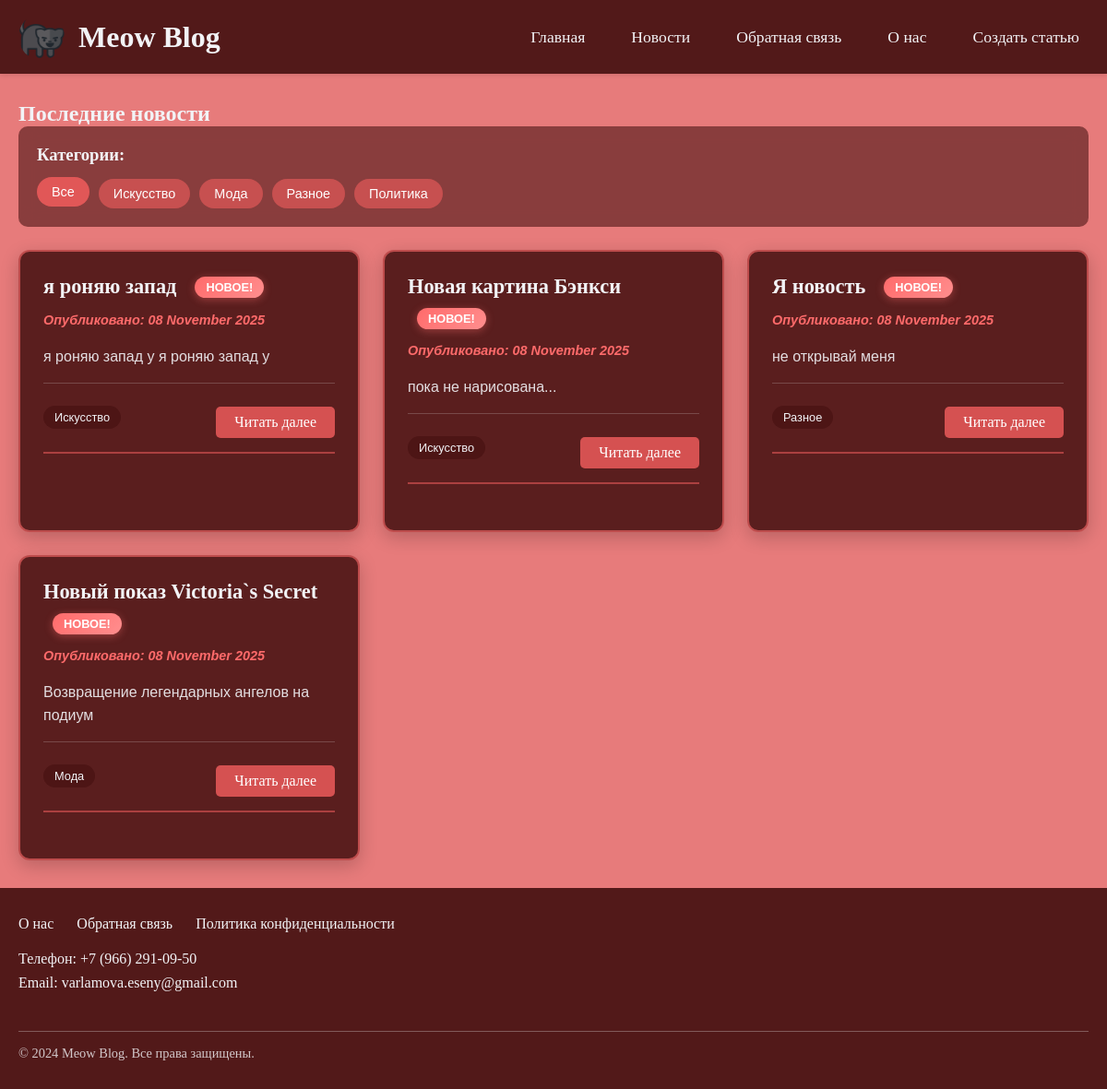
Page /news on the committed database.
### main.py (models this page shows, shortened)
class Article(db.Model):
    __tablename__ = 'articles'
    id = db.Column(db.Integer, primary_key=True)
    title = db.Column(db.String(200), nullable=False)
    text = db.Column(db.Text, nullable=False)
    created_date = db.Column(db.DateTime, default=datetime.utcnow)
    category = db.Column(db.String(50), nullable=False, default='Разное')
    excerpt = db.Column(db.Text)
    user_id = db.Column(db.Integer, db.ForeignKey('users.id'), nullable=False)

### main.py (the view)
@app.route('/news')
def news():
    articles = Article.query.order_by(Article.created_date.desc()).all()
    articles_dict = [article_to_dict(article) for article in articles]
    print("=== ОТЛАДОЧНАЯ ИНФОРМАЦИЯ ===")
    print(f"Сегодня: {date.today()}")
    for article in articles:
        print(
            f"Статья '{article.title}': {article.created_date.date()} (сегодняшняя: {is_today_article(article.created_date)})")
    print("=============================")
    return render_template('news.html',
                           articles=articles_dict,
                           is_today_article=is_today_article,
                           current_date=date.today())

### main.py (called while the page is built)
def article_to_dict(article):
    local_created_date = article.created_date
    return {
        'id': article.id,
        'title': article.title,
        'date': local_created_date.strftime('%d %B %Y'),
        'excerpt': article.excerpt or article.text[:100] + '...',
        'content': f'<p>{article.text}</p>',
        'author_id': article.user_id,
        'category': article.category,
        'created_date_obj': local_created_date  # Добавляем объект даты для отладки
    }

def is_today_article(article_date):
    try:
        if isinstance(article_date, str):
            article_datetime = datetime.strptime(article_date, '%d %B %Y')
            return article_datetime.date() == date.today()
        elif isinstance(article_date, datetime):
            return article_date.date() == date.today()
        return False
    except (ValueError, AttributeError) as e:
        print(f"Ошибка при проверке даты: {e}")
        return False

### templates/news.html (shortened to what this page needs)
{% extends "base.html" %}
{% block content %}
<div class="news-section">
    <div class="news-header-section">
        <h2>Последние новости</h2>
    </div>
    <div class="category-filter">
        <h3>Категории:</h3>
        <div class="category-buttons">
            <a href="{{ url_for('news') }}" class="category-btn {% if not request.args.get('category') %}active{% endif %}">
                Все
            </a>
            {% for category in ['Искусство', 'Мода', 'Разное', 'Политика'] %}
            <a href="{{ url_for('category_news', category_name=category) }}"
               class="category-btn {% if request.endpoint == 'category_news' and category_name == category %}active{% endif %}">
                {{ category }}
            </a>
            {% endfor %}
        </div>
    </div>
    <div class="news-list">
        {% for article in articles %}
        <article class="news-item {% if is_today_article(article.date) %}today{% endif %}">
            <div class="news-header">
                <div class="news-title-wrapper">
                    <h3>{{ article.title }}</h3>
                    {% if is_today_article(article.date) %}
                    <span class="new-badge">Новое!</span>
                    {% endif %}
                </div>
            </div>
            <p class="news-date {% if is_today_article(article.date) %}today{% endif %}">
                Опубликовано: {{ article.date }}
            </p>
            <p class="news-excerpt">{{ article.excerpt }}</p>
            <div class="article-meta">
                <a href="{{ url_for('category_news', category_name=article.category) }}"
                   class="category-link">{{ article.category }}</a>
                <a href="{{ url_for('news_article', id=article.id) }}" class="read-more">Читать далее</a>
            </div>
        </article>
        {% endfor %}
    </div>
</div>
{% endblock %}

### static/style.css (style rules this page uses)
* { margin: 0; padding: 0; box-sizing: border-box; }
body { background-color: rgba(225, 87, 87, 0.779); min-height: 100vh; display: flex; flex-direction: column; font-family: Arial, sans-serif; }
p, h1, h2, h3, h4, h5, h6 { font-family: clickclack; color: rgb(242, 243, 246); }
.news-section { max-width: 100%; }
.news-list { display: grid; grid-template-columns: repeat(auto-fit, minmax(350px, 1fr)); gap: 25px; margin-top: 20px; }
.news-item { background-color: rgba(75, 20, 20, 0.8); padding: 25px; border-radius: 12px; box-shadow: 0 6px 20px rgba(0, 0, 0, 0.2); border: 1px solid rgba(242, 243, 246, 0.1); transition: transform 0.3s ease, box-shadow 0.3s ease; backdrop-filter: blur(10px); }
.news-item h3 { color: rgb(242, 243, 246); font-size: 1.4rem; margin-bottom: 12px; border-bottom: 2px solid rgba(225, 87, 87, 0.6); padding-bottom: 8px; }
.news-date { color: rgba(242, 243, 246, 0.8); font-family: Arial, sans-serif; font-size: 0.9rem; margin-bottom: 15px; font-style: italic; }
.news-item p { color: rgba(242, 243, 246, 0.9); line-height: 1.6; margin-bottom: 15px; }
.news-excerpt { font-family: Arial, sans-serif; color: rgba(242, 243, 246, 0.8); font-size: 1rem; }
.read-more { display: inline-block; background-color: rgba(225, 87, 87, 0.9); color: white; padding: 8px 20px; text-decoration: none; border-radius: 5px; font-family: clickclack; transition: background-color 0.3s ease; margin-top: 10px; }
.article-meta { display: flex; justify-content: space-between; align-items: center; margin-bottom: 25px; padding-bottom: 15px; border-bottom: 2px solid rgba(225, 87, 87, 0.6); }
.new-badge { display: inline-block; background: linear-gradient(135deg, #ff6b6b, #ff8e8e); color: white; padding: 4px 12px; border-radius: 20px; font-family: Arial, sans-serif; font-size: 0.8rem; font-weight: bold; text-transform: uppercase; margin-left: 10px; animation: pulse 2s infinite; box-shadow: 0 2px 8px rgba(255, 107, 107, 0.4); }
.news-item { position: relative; background-color: rgba(75, 20, 20, 0.8); padding: 25px; border-radius: 12px; box-shadow: 0 6px 20px rgba(0, 0, 0, 0.2); border: 1px solid rgba(242, 243, 246, 0.1); transition: transform 0.3s ease, box-shadow 0.3s ease; backdrop-filter: blur(10px); }
.news-item.today { border: 2px solid rgba(255, 107, 107, 0.6); background-color: rgba(75, 20, 20, 0.9); }
.news-header { display: flex; align-items: flex-start; justify-content: space-between; margin-bottom: 12px; }
.news-title-wrapper { flex: 1; display: flex; align-items: center; flex-wrap: wrap; gap: 10px; }
.news-item h3 { color: rgb(242, 243, 246); font-size: 1.4rem; margin-bottom: 0; border-bottom: none; padding-bottom: 0; }
.news-date.today { color: #ff6b6b; font-weight: bold; }
.category-filter { background-color: rgba(75, 20, 20, 0.6); padding: 20px; border-radius: 10px; margin-bottom: 25px; backdrop-filter: blur(10px); }
.category-filter h3 { color: rgb(242, 243, 246); margin-bottom: 15px; font-family: clickclack; }
.category-buttons { display: flex; flex-wrap: wrap; gap: 10px; }
.category-btn { padding: 8px 16px; background-color: rgba(225, 87, 87, 0.7); color: white; text-decoration: none; border-radius: 20px; font-family: Arial, sans-serif; font-size: 0.9rem; transition: all 0.3s ease; }
.category-btn:hover, .category-btn.active { background-color: rgba(225, 87, 87, 1); transform: translateY(-2px); }
.article-meta { display: flex; justify-content: space-between; align-items: center; margin-top: 15px; padding-top: 15px; border-top: 1px solid rgba(242, 243, 246, 0.2); }
.category-link { background-color: rgba(75, 20, 20, 0.9); color: rgb(242, 243, 246); padding: 5px 12px; border-radius: 15px; text-decoration: none; font-family: Arial, sans-serif; font-size: 0.8rem; transition: background-color 0.3s ease; }

### rows in the picture
Article: title "я роняю запад", date "08 November 2025", excerpt "я роняю запад у я роняю запад у", category "Искусство"
Article: title "Новая картина Бэнкси", date "08 November 2025", excerpt "пока не нарисована...", category "Искусство"
Article: title "Я новость", date "08 November 2025", excerpt "не открывай меня", category "Разное"
Article: title "Новый показ Victoria`s Secret", date "08 November 2025", excerpt "Возвращение легендарных ангелов на подиум", category "Мода"

### other values in the picture
{{ category }} "Искусство" "Мода" "Разное" "Политика"
